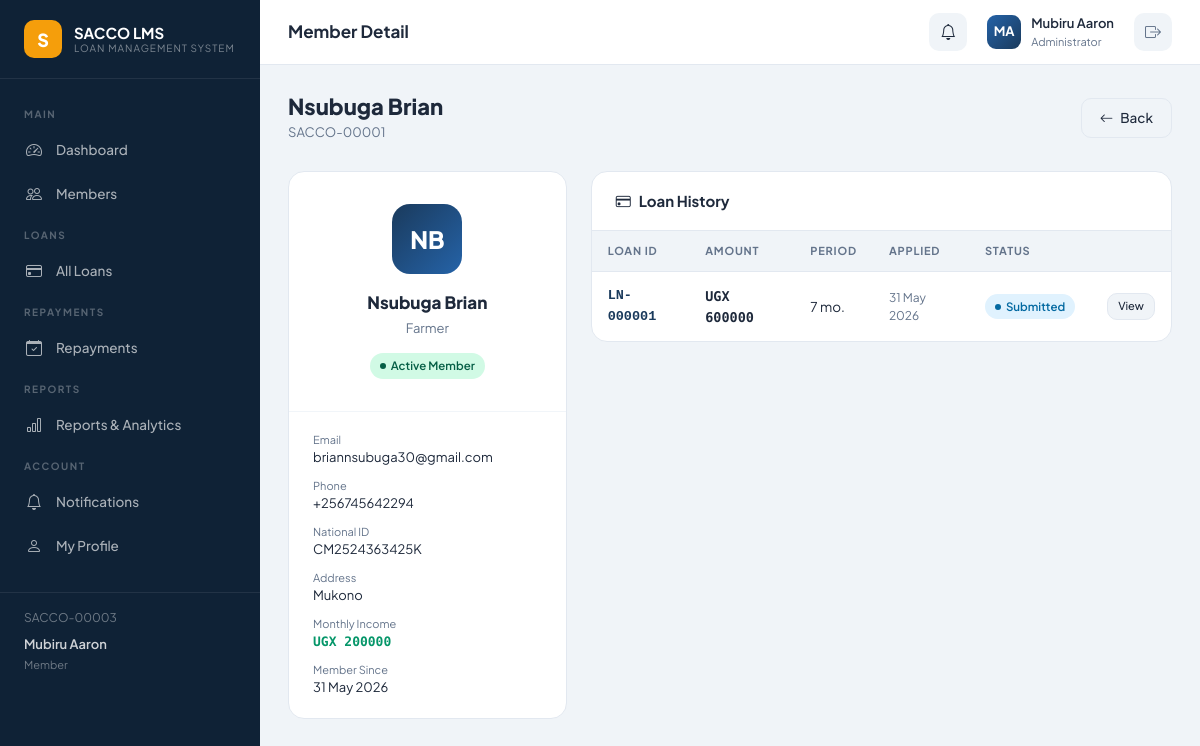
The page /accounts/members/1/ (signed in) on the database its author committed.
### accounts/models.py (models this page shows, shortened)
class User(AbstractUser):
    ROLE_MEMBER = 'member'
    ROLE_ADMIN = 'admin'
    ROLE_CHOICES = [
        (ROLE_MEMBER, 'Member'),
        (ROLE_ADMIN, 'Administrator'),
    ]
    role = models.CharField(max_length=20, choices=ROLE_CHOICES, default=ROLE_MEMBER)
    national_id = models.CharField(max_length=20, unique=True, null=True, blank=True)
    phone_number = models.CharField(max_length=15, blank=True)
    address = models.TextField(blank=True)
    occupation = models.CharField(max_length=100, blank=True)
    monthly_income = models.DecimalField(max_digits=12, decimal_places=2, default=0)
    profile_photo = models.ImageField(upload_to='profiles/', null=True, blank=True)
    is_active = models.BooleanField(default=True)
    date_joined = models.DateTimeField(default=timezone.now)
    member_number = models.CharField(max_length=20, unique=True, null=True, blank=True)
    class Meta:
        verbose_name = 'User'
        verbose_name_plural = 'Users'
        ordering = ['-date_joined']
    @property
    def is_admin(self):
        return self.role == self.ROLE_ADMIN or self.is_staff

### loans/models.py (models this page shows, shortened)
class Loan(models.Model):
    STATUS_DRAFT = 'draft'
    STATUS_SUBMITTED = 'submitted'
    STATUS_UNDER_REVIEW = 'under_review'
    STATUS_APPROVED = 'approved'
    STATUS_REJECTED = 'rejected'
    STATUS_DISBURSED = 'disbursed'
    STATUS_COMPLETED = 'completed'
    STATUS_CHOICES = [
        (STATUS_DRAFT, 'Draft'),
        (STATUS_SUBMITTED, 'Submitted'),
        (STATUS_UNDER_REVIEW, 'Under Review'),
        (STATUS_APPROVED, 'Approved'),
        (STATUS_REJECTED, 'Rejected'),
        (STATUS_DISBURSED, 'Disbursed'),
        (STATUS_COMPLETED, 'Completed'),
    ]
    VALID_TRANSITIONS = {
        STATUS_DRAFT: [STATUS_SUBMITTED],
        STATUS_SUBMITTED: [STATUS_UNDER_REVIEW],
        STATUS_UNDER_REVIEW: [STATUS_APPROVED, STATUS_REJECTED],
        STATUS_APPROVED: [STATUS_DISBURSED],
        STATUS_REJECTED: [],
        STATUS_DISBURSED: [STATUS_COMPLETED],
        STATUS_COMPLETED: [],
    }
    loan_id = models.CharField(max_length=20, unique=True, blank=True)
    applicant = models.ForeignKey(settings.AUTH_USER_MODEL, on_delete=models.CASCADE,
        related_name='loans')
    loan_type = models.ForeignKey(LoanType, on_delete=models.PROTECT, null=True, blank=True)
    amount_requested = models.DecimalField(max_digits=12, decimal_places=2)
    interest_rate = models.DecimalField(max_digits=5, decimal_places=2, default=12.00)
    repayment_period = models.PositiveIntegerField(help_text="Duration in months")
    monthly_installment = models.DecimalField(max_digits=12, decimal_places=2, default=0)
    total_repayable = models.DecimalField(max_digits=12, decimal_places=2, default=0)
    purpose = models.TextField()
    status = models.CharField(max_length=20, choices=STATUS_CHOICES, default=STATUS_DRAFT)
    application_date = models.DateTimeField(default=timezone.now)
    reviewed_by = models.ForeignKey(settings.AUTH_USER_MODEL, on_delete=models.SET_NULL,
        null=True, blank=True, related_name='reviewed_loans')
    reviewed_at = models.DateTimeField(null=True, blank=True)
    rejection_reason = models.TextField(blank=True)
    disbursed_at = models.DateTimeField(null=True, blank=True)
    completed_at = models.DateTimeField(null=True, blank=True)
    notes = models.TextField(blank=True)
    class Meta:
        ordering = ['-application_date']

### accounts/views.py (the view)
# urls.py: path('members/<int:pk>/', views.member_detail_view, name='member_detail'),
@login_required
def member_detail_view(request, pk):
    if not request.user.is_admin:
        messages.error(request, 'Access denied.')
        return redirect('dashboard:index')
    member = get_object_or_404(User, pk=pk)
    loans = Loan.objects.filter(applicant=member)
    return render(request, 'accounts/member_detail.html', {'member': member, 'loans': loans})

### notifications/context_processors.py (called while the page is built)
def notifications_processor(request):
    if request.user.is_authenticated:
        unread_count = request.user.notifications.filter(is_read=False).count()
        recent_notifications = request.user.notifications.filter(is_read=False)[:5]
        return {
            'unread_notifications_count': unread_count,
            'recent_notifications': recent_notifications,
        }
    return {'unread_notifications_count': 0, 'recent_notifications': []}

### templates/accounts/member_detail.html (shortened to what this page needs)
{% extends 'base.html' %}
{% block page_title %}Member Detail{% endblock %}
{% block content %}
<div class="page-header">
    <div>
        <h1>{{ member.get_full_name }}</h1>
        <p>{{ member.member_number }}</p>
    </div>
    <a href="{% url 'accounts:member_list' %}" class="btn-ghost"><i class="bi bi-arrow-left"></i> Back</a>
</div>
<div class="row g-4">
    <div class="col-md-4">
        <div class="content-card">
            <div class="card-body-custom" style="text-align:center; padding:32px;">
                <div style="width:70px; height:70px; background:linear-gradient(135deg,#1a3a5c,#2563a8); border-radius:18px; display:flex; align-items:center; justify-content:center; font-size:24px; font-weight:800; color:#fff; margin:0 auto 16px;">
                    {{ member.first_name|first|upper }}{{ member.last_name|first|upper }}
                </div>
                <div style="font-size:17px; font-weight:800; margin-bottom:4px;">{{ member.get_full_name }}</div>
                <div style="font-size:13px; color:#64748b; margin-bottom:12px;">{{ member.occupation|default:"—" }}</div>
                {% if member.is_active %}
                <span class="status-badge badge-approved">Active Member</span>
                {% else %}
                <span class="status-badge badge-rejected">Inactive</span>
                {% endif %}
            </div>
            <div style="border-top:1px solid #f1f5f9; padding:20px 24px;">
                <div style="margin-bottom:10px; font-size:13px;"><span style="color:#64748b; display:block; font-size:11px;">Email</span>{{ member.email|default:"—" }}</div>
                <div style="margin-bottom:10px; font-size:13px;"><span style="color:#64748b; display:block; font-size:11px;">Phone</span>{{ member.phone_number|default:"—" }}</div>
                <div style="margin-bottom:10px; font-size:13px;"><span style="color:#64748b; display:block; font-size:11px;">National ID</span>{{ member.national_id|default:"—" }}</div>
                <div style="margin-bottom:10px; font-size:13px;"><span style="color:#64748b; display:block; font-size:11px;">Address</span>{{ member.address|default:"—" }}</div>
                <div style="margin-bottom:10px; font-size:13px;"><span style="color:#64748b; display:block; font-size:11px;">Monthly Income</span><span class="money" style="font-weight:700; color:#059669;">UGX {{ member.monthly_income|floatformat:0 }}</span></div>
                <div style="font-size:13px;"><span style="color:#64748b; display:block; font-size:11px;">Member Since</span>{{ member.date_joined|date:"d M Y" }}</div>
            </div>
        </div>
    </div>
    <div class="col-md-8">
        <div class="content-card">
            <div class="card-header-custom">
                <h5><i class="bi bi-credit-card me-2"></i>Loan History</h5>
            </div>
            <div style="overflow-x:auto;">
                <table class="sacco-table">
                    <thead>
                        <tr><th>Loan ID</th><th>Amount</th><th>Period</th><th>Applied</th><th>Status</th><th></th></tr>
                    </thead>
                    <tbody>
                        {% for loan in loans %}
                        <tr>
                            <td style="font-family:monospace; font-weight:700; color:#1a3a5c;">{{ loan.loan_id }}</td>
                            <td class="money" style="font-weight:600;">UGX {{ loan.amount_requested|floatformat:0 }}</td>
                            <td>{{ loan.repayment_period }} mo.</td>
                            <td style="font-size:12px; color:#64748b;">{{ loan.application_date|date:"d M Y" }}</td>
                            <td><span class="status-badge badge-{{ loan.status }}">{{ loan.get_status_display }}</span></td>
                            <td><a href="{% url 'loans:detail' loan.pk %}" class="btn-ghost" style="font-size:11px; padding:4px 10px;">View</a></td>
                        </tr>
                        {% empty %}
                        <tr><td colspan="6" style="text-align:center; padding:40px; color:#94a3b8;">No loans found.</td></tr>
                        {% endfor %}
                    </tbody>
                </table>
            </div>
        </div>
    </div>
</div>
{% endblock %}

### templates/base.html (shortened to what this page needs)
<!DOCTYPE html>
<html lang="en">
<head>
    <link rel="stylesheet" href="https://cdn.jsdelivr.net/npm/bootstrap@5.3.2/dist/css/bootstrap.min.css">
    <link rel="stylesheet" href="https://cdn.jsdelivr.net/npm/bootstrap-icons@1.11.2/font/bootstrap-icons.min.css">
</head>
<body>
{% if user.is_authenticated %}
<aside class="sidebar" id="sidebar">
    <div class="sidebar-brand">
        <div class="brand-icon">S</div>
        <div class="brand-text">
            SACCO LMS
            <span>Loan Management System</span>
        </div>
    </div>
    <nav class="sidebar-nav">
        <div class="nav-section-label">Main</div>
        <a href="{% url 'dashboard:index' %}" class="sidebar-link {% if request.resolver_match.app_name == 'dashboard' %}active{% endif %}">
            <i class="bi bi-speedometer2"></i> Dashboard
        </a>
        {% if user.is_admin %}
        <a href="{% url 'accounts:member_list' %}" class="sidebar-link {% if request.resolver_match.url_name == 'member_list' %}active{% endif %}">
            <i class="bi bi-people"></i> Members
        </a>
        {% endif %}
        <div class="nav-section-label">Loans</div>
        <a href="{% url 'loans:list' %}" class="sidebar-link {% if request.resolver_match.app_name == 'loans' %}active{% endif %}">
            <i class="bi bi-credit-card"></i> {% if user.is_admin %}All Loans{% else %}My Loans{% endif %}
        </a>
        <div class="nav-section-label">Repayments</div>
        <a href="{% url 'repayments:list' %}" class="sidebar-link {% if request.resolver_match.app_name == 'repayments' %}active{% endif %}">
            <i class="bi bi-calendar-check"></i> Repayments
        </a>
        {% if user.is_admin %}
        <div class="nav-section-label">Reports</div>
        <a href="{% url 'reports:index' %}" class="sidebar-link {% if request.resolver_match.app_name == 'reports' %}active{% endif %}">
            <i class="bi bi-bar-chart"></i> Reports & Analytics
        </a>
        {% endif %}
        <div class="nav-section-label">Account</div>
        <a href="{% url 'notifications:list' %}" class="sidebar-link {% if request.resolver_match.app_name == 'notifications' %}active{% endif %}">
            <i class="bi bi-bell"></i> Notifications
        </a>
        <a href="{% url 'accounts:profile' %}" class="sidebar-link {% if request.resolver_match.url_name == 'profile' %}active{% endif %}">
            <i class="bi bi-person"></i> My Profile
        </a>
        <div style="padding: 16px 24px; margin-top: 24px; border-top: 1px solid rgba(255,255,255,0.08);">
            <div style="font-size: 12px; color: rgba(255,255,255,0.4); margin-bottom: 8px;">
                {{ user.member_number }}
            </div>
            <div style="font-size: 13px; color: rgba(255,255,255,0.8); font-weight: 600;">
                {{ user.get_full_name|default:user.username }}
            </div>
            <div style="font-size: 11px; color: rgba(255,255,255,0.4); margin-top: 2px;">
                {{ user.get_role_display }}
            </div>
        </div>
    </nav>
</aside>
<div class="main-wrapper">
    <header class="topbar">
        <div class="topbar-title">{% block page_title %}Dashboard{% endblock %}</div>
        <div class="topbar-actions">
            <a href="{% url 'notifications:list' %}" class="topbar-btn" style="text-decoration:none; color: inherit;">
                <i class="bi bi-bell"></i>
            </a>
            <div class="dropdown">
                <a href="{% url 'accounts:profile' %}" class="topbar-user">
                    <div class="user-avatar">
                        {{ user.first_name|first|upper }}{{ user.last_name|first|upper }}
                    </div>
                    <div class="user-info">
                        <span class="user-name">{{ user.get_full_name|default:user.username|truncatechars:18 }}</span>
                        <span class="user-role">{% if user.is_admin %}Administrator{% else %}Member{% endif %}</span>
                    </div>
                </a>
            </div>
            <a href="{% url 'accounts:logout' %}" class="topbar-btn" title="Logout">
                <i class="bi bi-box-arrow-right"></i>
            </a>
        </div>
    </header>
    <main class="page-content">
        {% block content %}{% endblock %}
    </main>
</div>
{% else %}
{% block auth_content %}{% endblock %}
{% endif %}
</body>
</html>

### rows shown on the page
User: member_number "SACCO-00003", get_full_name "Mubiru Aaron", role "Member", first_name|first "M", last_name|first "A"
User: get_full_name "Nsubuga Brian", member_number "SACCO-00001", first_name|first "N", last_name|first "B", occupation "Farmer", email "briannsubuga30@gmail.com", phone_number "+256745642294", national_id "CM2524363425K", address "Mukono", monthly_income "200000", date_joined "31 May 2026"
Loan: loan_id "LN-000001", amount_requested "600000", repayment_period "7", application_date "31 May 2026", status "Submitted"
